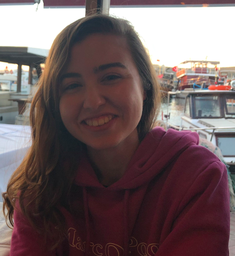
#> input picture Courses/ISE309 Multimedia Systems/hw2 - Gaussian Function/sample_images1/ben.png, 235 x 256 px, shrunk from 454 x 495 before the run; its folder holds only this picture in this run
$ jupyter execute hw2.ipynb
#> lines starting #> are read from the running program, lines starting #| are printed output that depends on the picture
[cell 1]
import cv2
import numpy as np
import matplotlib.pyplot as plt
import glob
import os
import statistics
import time
from math import exp
import math

[cell 2]
img_dir = "sample_images1" # Enter Directory of all images from sample_images1
data_path = os.path.join(img_dir,'*')
img_files = glob.glob(data_path)
img_files

[cell 3]
def OneDimGauss(x_val,mean_val,variance_val): #1-Dimensional Gauss Function
    return np.exp(-np.power(x_val - mean_val, 2.) / (2*variance_val))/math.sqrt(2*math.pi*variance_val)

[cell 4]
x_val=np.linspace(-100, 100) #Show results with the plot
for mean_val,variance_val in [(0,0.2),(0,1.0),(0,5.0)]:
    plt.plot(x_val, OneDimGauss(x_val, mean_val, variance_val))
plt.show()
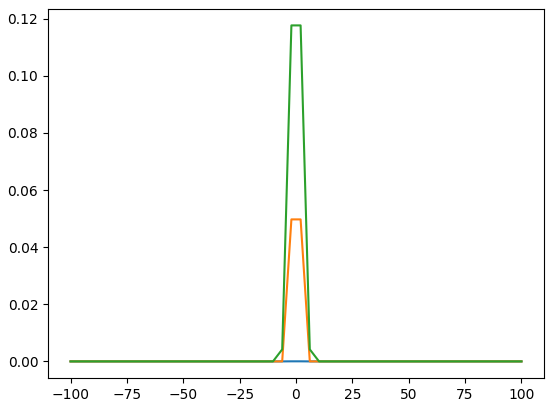
#> figure drawn by matplotlib, 1 panel; curve peaks at x = -2.04, y = 2.68e-05; curve peaks at x = -2.04, y = 0.0497; curve peaks at x = -2.04, y = 0.118

[cell 5]
#Create 3x3,5x5,7x7 Gaussian Kernels
kernel3x3=[[1,2,1],[2,4,2],[1,2,1]]
kernel5x5=[[1,1,2,1,1],[1,2,4,2,1],[2,4,8,4,2],[1,2,4,2,1],[1,1,2,1,1]]
kernel7x7=[[1,1,2,2,2,1,1],[1,2,2,4,2,2,1],[2,2,4,8,4,2,2],[2,4,8,16,8,4,2],[2,2,4,8,4,2,2],[1,2,2,4,2,2,1],[1,1,2,2,2,1,1]]

[cell 6]
#Sum function to sum up the all elements in a kernel
sums=[0,0,0]
def Sum(size,kernel,desk):
#> called with size = 3, desk = 0
    for i in range(size):
        for j in range(size):
            sums[desk] += kernel[i][j]

    print(sums)

Sum(3,kernel3x3,0)
Sum(5,kernel5x5,1)
Sum(7,kernel7x7,2)

[cell 7]
#Do normalization on filters dividing by the sum of coefficient
normal3x3=np.zeros((3,3),np.float32)
normal5x5=np.zeros((5,5),np.float32)
normal7x7=np.zeros((7,7),np.float32)
def Normalize(kernel,size):
#> called with size = 3
    for i in range(size):
        for j in range(size):
            if size==3:
                normal3x3[i][j]=kernel3x3[i][j]/sums[0]
            elif size==5:
                normal5x5[i][j]=kernel5x5[i][j]/sums[1]
            elif size==7:
                normal7x7[i][j]=kernel7x7[i][j]/sums[2]
Normalize(kernel3x3,3)
Normalize(kernel5x5,5)
Normalize(kernel7x7,7)

[cell 8]
#read & pad images on the sample_images1 and put them in seperate lists
img_list=[]
padded_list3=[]
padded_list5=[]
padded_list7=[]
for s in img_files:
    img = cv2.imread(s,cv2.IMREAD_GRAYSCALE)
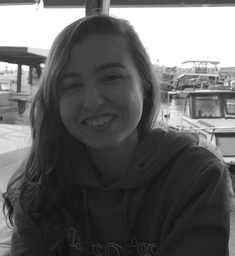
#> img: shape (256, 235); min 15, max 255, mean 99.9
    #pad_width=(kernel-1)/2
    img3 = np.pad(img, pad_width=1, mode='constant', constant_values=0)
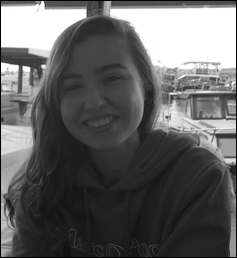
#> img3: shape (258, 237); min 0, max 255, mean 98.3
    img5 = np.pad(img, pad_width=2, mode='constant', constant_values=0)
    img7 = np.pad(img, pad_width=3, mode='constant', constant_values=0)
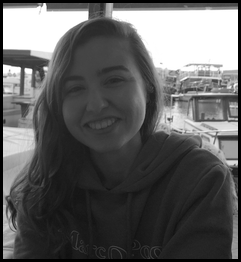
#> img7: shape (262, 241); min 0, max 255, mean 95.2

    img_list.append(img)
    padded_list3.append(img3)
    padded_list5.append(img5)
    padded_list7.append(img7)

[cell 9]
#create new images
new_imgs=[]
npadded_list3=[]
npadded_list5=[]
npadded_list7=[]
for i in range(len(img_list)):
    row=img_list[i].shape[0]
    col=img_list[i].shape[1]
    new_imgs.append(np.zeros((row,col),np.uint8))
#> this loop made 1 pass
#> (row, col) on pass 1: (256, 235)
#> after the loop, new_imgs = 1 item

#Add pad to newly created images and put them in a list
for s in range(len(img_list)):
    nimg=new_imgs[s]

    nimg3 = np.pad(nimg, pad_width=1, mode='constant', constant_values=0)
    nimg5 = np.pad(nimg, pad_width=2, mode='constant', constant_values=0)
    nimg7 = np.pad(nimg, pad_width=3, mode='constant', constant_values=0)


    npadded_list3.append(nimg3)
    npadded_list5.append(nimg5)
    npadded_list7.append(nimg7)
#> this loop made 1 pass
#> after the loop, npadded_list3 = 1 item; npadded_list5 = 1 item; npadded_list7 = 1 item
#list for median filter
medlist3=[]
medlist5=[]
medlist7=[]

[cell 10]
#Implement each normlized filter to images from sample_images1
def OperationFunc(kernel_size,img_num,flagNormal):
    imagerow=new_imgs[img_num].shape[0]
    imagecol=new_imgs[img_num].shape[1]
    #Apply filters by iterating through images
    for s in range(imagerow):
        for d in range(imagecol):
            sum=0
            for i in range(kernel_size):
                for j in range(kernel_size):


                    if flagNormal==True: #Apply filter
                        if kernel_size==3:
                            ker_indx=normal3x3[i][j]#find kernel index
                            nimg=padded_list3[img_num]#find image to apply
                            img_indx=nimg[s+i][d+j]#find image index
                            mult=ker_indx*img_indx#multiply kernel index and image index
                            #
                            sum=sum+mult #the value that we're going to write in the middle
                            img=npadded_list3[img_num]
                            img[s+int((kernel_size-1)/2)][d+int((kernel_size-1)/2)]=sum
                            npadded_list3[img_num]=img #write the calculated value to the right place in the image
            #Do the same thing for every kernel size
                        elif kernel_size==5:
                            ker_indx=normal5x5[i][j]
                            nimg=padded_list5[img_num]
                            img_indx=nimg[s+i][d+j]
                            mult=ker_indx*img_indx

                            sum=sum+mult
                            img=npadded_list5[img_num]
                            img[s+int((kernel_size-1)/2)][d+int((kernel_size-1)/2)]=sum
                            npadded_list5[img_num]=img

                        elif kernel_size==7:
                            ker_indx=normal7x7[i][j]
                            nimg=padded_list7[img_num]
                            img_indx=nimg[s+i][d+j]
                            mult=ker_indx*img_indx

                            sum=sum+mult
                            img=npadded_list7[img_num]
                            img[s+int((kernel_size-1)/2)][d+int((kernel_size-1)/2)]=sum
                            npadded_list7[img_num]=img

[cell 11]
#filter3x3 Normalization
normal3=[]
for i in range(len(img_list)):

    OperationFunc(3,i,True)#
    normal3.append(npadded_list3[i])
    cv2.imshow("3x3Normal Original-Normal",np.hstack((padded_list3[i],normal3[i])))
    cv2.waitKey(0)
    cv2.destroyAllWindows()
#> this loop made 1 pass
#> pass 1, `cv2.imshow("3x3Normal Original-Normal",np.hstack((padded_list3[i],norm..`:
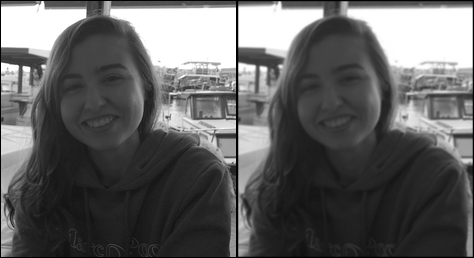
#> window '3x3Normal Original-Normal': shape (258, 474); min 0, max 255, mean 97.9
#> after the loop, normal3 = 1 item

[cell 12]
#filter5x5 Normalization
normal5=[]
for i in range(len(img_list)):

    OperationFunc(5,i,True)#
    normal5.append(npadded_list5[i])
    cv2.imshow("5x5Normal Original-Normal",np.hstack((padded_list5[i],normal5[i])))
    cv2.waitKey(0)
    cv2.destroyAllWindows()
#> this loop made 1 pass
#> pass 1, `cv2.imshow("5x5Normal Original-Normal",np.hstack((padded_list5[i],norm..`:
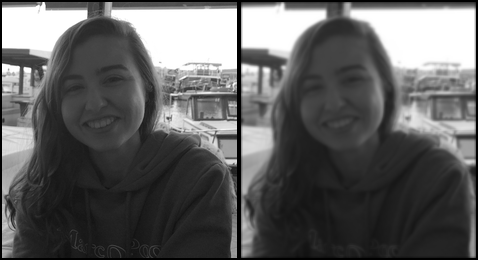
#> window '5x5Normal Original-Normal': shape (260, 478); min 0, max 255, mean 96.1
#> after the loop, normal5 = 1 item

[cell 13]
#filter7x7 Normalization
normal7=[]
for i in range(len(img_list)):

    OperationFunc(7,i,True)
    normal7.append(npadded_list7[i])
    cv2.imshow("7x7Normal Original-Normal",np.hstack((padded_list7[i],normal7[i])))
    cv2.waitKey(0)
    cv2.destroyAllWindows()
#> this loop made 1 pass
#> pass 1, `cv2.imshow("7x7Normal Original-Normal",np.hstack((padded_list7[i],norm..`:
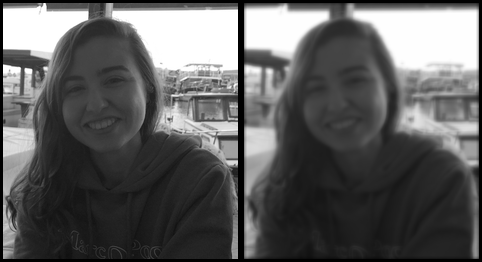
#> window '7x7Normal Original-Normal': shape (262, 482); min 0, max 255, mean 94.4
#> after the loop, normal7 = 1 item

[cell 14]
#sharp3x3 -Use gausian filters as sharpening filter
alfas=[1,20,100] # alfa values
sharp3alf0=[]
sharp3alf1=[]
sharp3alf2=[]
for i in range(len(img_list)):
    # F + alfa(F-F*H) -> F=image F*H=blurred image
    sharp3alf0.append(padded_list3[i]+(alfas[0]*(padded_list3[i]-normal3[i])))
    sharp3alf1.append(padded_list3[i]+(alfas[1]*(padded_list3[i]-normal3[i])))
    sharp3alf2.append(padded_list3[i]+(alfas[2]*(padded_list3[i]-normal3[i])))
    cv2.imshow("Original3x3-sharp1-sharp2-sharp3",np.hstack((padded_list3[i],sharp3alf0[i],sharp3alf1[i],sharp3alf2[i])))
    cv2.waitKey(0)
    cv2.destroyAllWindows()
#> this loop made 1 pass
#> pass 1, `cv2.imshow("Original3x3-sharp1-sharp2-sharp3",np.hstack((padded_list3[..`:
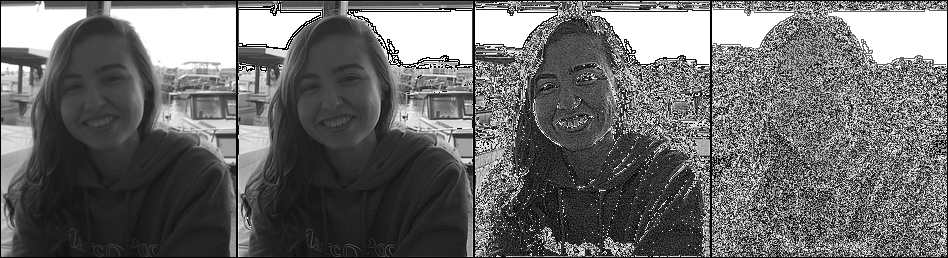
#> window 'Original3x3-sharp1-sharp2-shar': shape (258, 948); min 0, max 255, mean 106.8
#> after the loop, sharp3alf0 = 1 item; sharp3alf1 = 1 item; sharp3alf2 = 1 item

[cell 15]
#sharp5x5 -Use gausian filters as sharpening filter
alfas=[1,20,100] # alfa values
sharp5alf0=[]
sharp5alf1=[]
sharp5alf2=[]
for i in range(len(img_list)):
    # F + alfa(F-F*H) -> F=image F*H=blurred image
    sharp5alf0.append(padded_list5[i]+(alfas[0]*(padded_list5[i]-normal5[i])))
    sharp5alf1.append(padded_list5[i]+(alfas[1]*(padded_list5[i]-normal5[i])))
    sharp5alf2.append(padded_list5[i]+(alfas[2]*(padded_list5[i]-normal5[i])))
    cv2.imshow("Original5x5-sharp1-sharp2-sharp3",np.hstack((padded_list5[i],sharp5alf0[i],sharp5alf1[i],sharp5alf2[i])))
    cv2.waitKey(0)
    cv2.destroyAllWindows()
#> this loop made 1 pass
#> pass 1, `cv2.imshow("Original5x5-sharp1-sharp2-sharp3",np.hstack((padded_list5[..`:
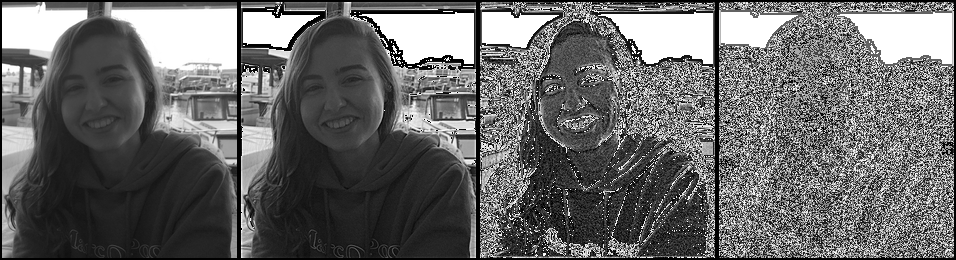
#> window 'Original5x5-sharp1-sharp2-shar': shape (260, 956); min 0, max 255, mean 104.6
#> after the loop, sharp5alf0 = 1 item; sharp5alf1 = 1 item; sharp5alf2 = 1 item

[cell 16]
#sharp7x7 -Use gausian filters as sharpening filter
alfas=[1,20,100] # alfa values
sharp7alf0=[]
sharp7alf1=[]
sharp7alf2=[]
for i in range(len(img_list)):
    # F + alfa(F-F*H) -> F=image F*H=blurred image
    sharp7alf0.append(padded_list7[i]+(alfas[0]*(padded_list7[i]-normal7[i])))
    sharp7alf1.append(padded_list7[i]+(alfas[1]*(padded_list7[i]-normal7[i])))
    sharp7alf2.append(padded_list7[i]+(alfas[2]*(padded_list7[i]-normal7[i])))
    cv2.imshow("Original7x7-sharp1-sharp2-sharp3",np.hstack((padded_list7[i],sharp7alf0[i],sharp7alf1[i],sharp7alf2[i])))
    cv2.waitKey(0)
    cv2.destroyAllWindows()
#> this loop made 1 pass
#> pass 1, `cv2.imshow("Original7x7-sharp1-sharp2-sharp3",np.hstack((padded_list7[..`:
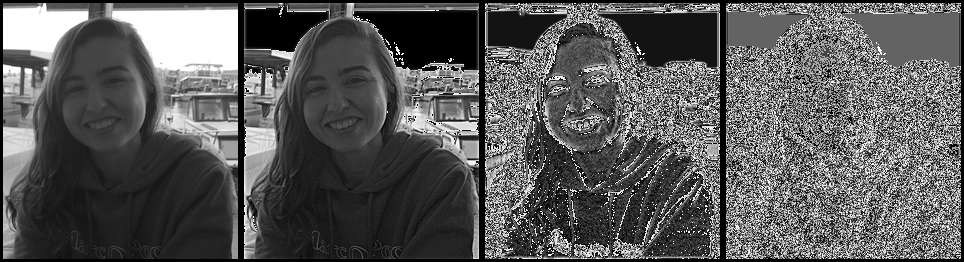
#> window 'Original7x7-sharp1-sharp2-shar': shape (262, 964); min 0, max 255, mean 89.6
#> after the loop, sharp7alf0 = 1 item; sharp7alf1 = 1 item; sharp7alf2 = 1 item

[cell 17]
img_dir = "sample_images2" # Enter Directory of all images from sample_images2
data_path = os.path.join(img_dir,'*')
img_files2 = glob.glob(data_path)
img_files2

[cell 18]
#read & pad images on the sample_images2 and put them in seperate lists
img_list2=[]
padded_list3s=[]
padded_list5s=[]
padded_list7s=[]
for s in img_files2:
    imgs = cv2.imread(s,cv2.IMREAD_GRAYSCALE)
    #pad_width=(kernel-1)/2
    img3s = np.pad(imgs, pad_width=1, mode='constant', constant_values=0)
    img5s = np.pad(imgs, pad_width=2, mode='constant', constant_values=0)
    img7s = np.pad(imgs, pad_width=3, mode='constant', constant_values=0)

    img_list2.append(imgs)
    padded_list3s.append(img3s)
    padded_list5s.append(img5s)
    padded_list7s.append(img7s)

[cell 19]
#create new images
new_imgs2=[]
npadded_list3s=[]
npadded_list5s=[]
npadded_list7s=[]
for i in range(len(img_list2)):
    row=img_list2[i].shape[0]
    col=img_list2[i].shape[1]
    new_imgs2.append(np.zeros((row,col),np.uint8))
#> after the loop, new_imgs2 = []

#Add pad to newly created images and put them in a list
for s in range(len(img_list2)):
    nimgs=new_imgs2[s]

    nimg3s = np.pad(nimgs, pad_width=1, mode='constant', constant_values=0)
    nimg5s = np.pad(nimgs, pad_width=2, mode='constant', constant_values=0)
    nimg7s = np.pad(nimgs, pad_width=3, mode='constant', constant_values=0)


    npadded_list3s.append(nimg3s)
    npadded_list5s.append(nimg5s)
    npadded_list7s.append(nimg7s)
#> after the loop, npadded_list3s = []; npadded_list5s = []; npadded_list7s = []
#lists for median filter
medlist3=[]
medlist5=[]
medlist7=[]

[cell 20]
#Function to remove salt and pepper noise by using 3x3,5x5 and 7x7 median filters
# [42 lines left out: function SaltPepper, not called in this run]

[cell 21]
#3x3 Remove salt and pepper noise by using median filter
for i in range(len(img_list2)):
    SaltPepper(3,i,True)
    cv2.imshow("SaltAndPepper3x3 Original-Filtred",np.hstack((padded_list3s[i],npadded_list3s[i])))
    cv2.waitKey(0)
    cv2.destroyAllWindows()

[cell 22]
#5x5 Remove salt and pepper noise by using median filter
for i in range(len(img_list2)):
    SaltPepper(5,i,True)
    cv2.imshow("SaltAndPepper5x5 Original-Filtred",np.hstack((padded_list5s[i],npadded_list5s[i])))
    cv2.waitKey(0)
    cv2.destroyAllWindows()

[cell 23]
#7x7 Remove salt and pepper noise by using median filter
for i in range(len(img_list2)):
    SaltPepper(7,i,True)
    cv2.imshow("SaltAndPepper Original7x7-Filtred",np.hstack((padded_list7s[i],npadded_list7s[i])))
    cv2.waitKey(0)
    cv2.destroyAllWindows()
